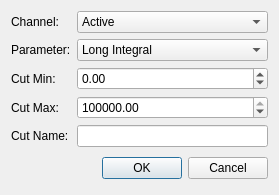
<?xml version="1.0" encoding="UTF-8"?>
<ui version="4.0">
 <class>DialogLinearCut</class>
 <widget class="QDialog" name="DialogLinearCut">
  <property name="geometry">
   <rect>
    <x>0</x>
    <y>0</y>
    <width>279</width>
    <height>191</height>
   </rect>
  </property>
  <property name="windowTitle">
   <string>Add Cut</string>
  </property>
  <layout class="QFormLayout" name="formLayout">
   <item row="0" column="0">
    <widget class="QLabel" name="labelChannel">
     <property name="text">
      <string>Channel:</string>
     </property>
    </widget>
   </item>
   <item row="0" column="1">
    <widget class="QComboBox" name="comboBoxChannel">
     <item>
      <property name="text">
       <string>Active</string>
      </property>
     </item>
     <item>
      <property name="text">
       <string>0</string>
      </property>
     </item>
     <item>
      <property name="text">
       <string>1</string>
      </property>
     </item>
     <item>
      <property name="text">
       <string>2</string>
      </property>
     </item>
     <item>
      <property name="text">
       <string>3</string>
      </property>
     </item>
     <item>
      <property name="text">
       <string>4</string>
      </property>
     </item>
     <item>
      <property name="text">
       <string>5</string>
      </property>
     </item>
     <item>
      <property name="text">
       <string>6</string>
      </property>
     </item>
     <item>
      <property name="text">
       <string>7</string>
      </property>
     </item>
     <item>
      <property name="text">
       <string>8</string>
      </property>
     </item>
     <item>
      <property name="text">
       <string>9</string>
      </property>
     </item>
     <item>
      <property name="text">
       <string>10</string>
      </property>
     </item>
     <item>
      <property name="text">
       <string>11</string>
      </property>
     </item>
     <item>
      <property name="text">
       <string>12</string>
      </property>
     </item>
     <item>
      <property name="text">
       <string>13</string>
      </property>
     </item>
     <item>
      <property name="text">
       <string>14</string>
      </property>
     </item>
     <item>
      <property name="text">
       <string>15</string>
      </property>
     </item>
     <item>
      <property name="text">
       <string>16</string>
      </property>
     </item>
     <item>
      <property name="text">
       <string>17</string>
      </property>
     </item>
     <item>
      <property name="text">
       <string>18</string>
      </property>
     </item>
     <item>
      <property name="text">
       <string>19</string>
      </property>
     </item>
     <item>
      <property name="text">
       <string>20</string>
      </property>
     </item>
     <item>
      <property name="text">
       <string>21</string>
      </property>
     </item>
     <item>
      <property name="text">
       <string>22</string>
      </property>
     </item>
     <item>
      <property name="text">
       <string>23</string>
      </property>
     </item>
     <item>
      <property name="text">
       <string>24</string>
      </property>
     </item>
     <item>
      <property name="text">
       <string>25</string>
      </property>
     </item>
     <item>
      <property name="text">
       <string>26</string>
      </property>
     </item>
     <item>
      <property name="text">
       <string>27</string>
      </property>
     </item>
     <item>
      <property name="text">
       <string>28</string>
      </property>
     </item>
     <item>
      <property name="text">
       <string>29</string>
      </property>
     </item>
     <item>
      <property name="text">
       <string>30</string>
      </property>
     </item>
     <item>
      <property name="text">
       <string>31</string>
      </property>
     </item>
    </widget>
   </item>
   <item row="1" column="0">
    <widget class="QLabel" name="labelParameter">
     <property name="text">
      <string>Parameter:</string>
     </property>
    </widget>
   </item>
   <item row="1" column="1">
    <widget class="QComboBox" name="comboBoxParameter">
     <item>
      <property name="text">
       <string>Long Integral</string>
      </property>
     </item>
     <item>
      <property name="text">
       <string>Short Integral</string>
      </property>
     </item>
     <item>
      <property name="text">
       <string>PSD Factor</string>
      </property>
     </item>
     <item>
      <property name="text">
       <string>Filtered PSD Factor</string>
      </property>
     </item>
     <item>
      <property name="text">
       <string>Baseline</string>
      </property>
     </item>
     <item>
      <property name="text">
       <string>Time of CFD Crossing</string>
      </property>
     </item>
     <item>
      <property name="text">
       <string>CFD Delta (Prev Channel)</string>
      </property>
     </item>
     <item>
      <property name="text">
       <string>Max Value</string>
      </property>
     </item>
     <item>
      <property name="text">
       <string>Min Value</string>
      </property>
     </item>
     <item>
      <property name="text">
       <string>Time of Max</string>
      </property>
     </item>
     <item>
      <property name="text">
       <string>Time of Min</string>
      </property>
     </item>
     <item>
      <property name="text">
       <string>Half-Rise Value</string>
      </property>
     </item>
     <item>
      <property name="text">
       <string>Time of Half-Rise</string>
      </property>
     </item>
     <item>
      <property name="text">
       <string>Temperature</string>
      </property>
     </item>
     <item>
      <property name="text">
       <string>Seconds from First Event</string>
      </property>
     </item>
     <item>
      <property name="text">
       <string>Time of Flight</string>
      </property>
     </item>
     <item>
      <property name="text">
       <string>Custom Variable 1</string>
      </property>
     </item>
     <item>
      <property name="text">
       <string>Custom Variable 2</string>
      </property>
     </item>
     <item>
      <property name="text">
       <string>Custom Variable 3</string>
      </property>
     </item>
     <item>
      <property name="text">
       <string>Custom Variable 4</string>
      </property>
     </item>
     <item>
      <property name="text">
       <string>Custom Variable 5</string>
      </property>
     </item>
    </widget>
   </item>
   <item row="2" column="0">
    <widget class="QLabel" name="labelMin">
     <property name="text">
      <string>Cut Min:</string>
     </property>
    </widget>
   </item>
   <item row="3" column="0">
    <widget class="QLabel" name="labelMax">
     <property name="text">
      <string>Cut Max:</string>
     </property>
    </widget>
   </item>
   <item row="6" column="0" colspan="2">
    <layout class="QHBoxLayout">
     <property name="spacing">
      <number>6</number>
     </property>
     <property name="leftMargin">
      <number>0</number>
     </property>
     <property name="topMargin">
      <number>0</number>
     </property>
     <property name="rightMargin">
      <number>0</number>
     </property>
     <property name="bottomMargin">
      <number>0</number>
     </property>
     <item>
      <spacer>
       <property name="orientation">
        <enum>Qt::Horizontal</enum>
       </property>
       <property name="sizeHint" stdset="0">
        <size>
         <width>131</width>
         <height>31</height>
        </size>
       </property>
      </spacer>
     </item>
     <item>
      <widget class="QPushButton" name="okButton">
       <property name="text">
        <string>OK</string>
       </property>
      </widget>
     </item>
     <item>
      <widget class="QPushButton" name="cancelButton">
       <property name="text">
        <string>Cancel</string>
       </property>
      </widget>
     </item>
    </layout>
   </item>
   <item row="4" column="0">
    <widget class="QLabel" name="labelName">
     <property name="text">
      <string>Cut Name:</string>
     </property>
    </widget>
   </item>
   <item row="4" column="1">
    <widget class="QLineEdit" name="lineEditName"/>
   </item>
   <item row="2" column="1">
    <widget class="QDoubleSpinBox" name="doubleSpinBoxMin">
     <property name="minimum">
      <double>-250000.000000000000000</double>
     </property>
     <property name="maximum">
      <double>250000.000000000000000</double>
     </property>
     <property name="singleStep">
      <double>100.000000000000000</double>
     </property>
    </widget>
   </item>
   <item row="3" column="1">
    <widget class="QDoubleSpinBox" name="doubleSpinBoxMax">
     <property name="minimum">
      <double>-250000.000000000000000</double>
     </property>
     <property name="maximum">
      <double>750000.000000000000000</double>
     </property>
     <property name="singleStep">
      <double>100.000000000000000</double>
     </property>
     <property name="value">
      <double>100000.000000000000000</double>
     </property>
    </widget>
   </item>
  </layout>
 </widget>
 <tabstops>
  <tabstop>comboBoxChannel</tabstop>
  <tabstop>comboBoxParameter</tabstop>
  <tabstop>doubleSpinBoxMin</tabstop>
  <tabstop>doubleSpinBoxMax</tabstop>
  <tabstop>lineEditName</tabstop>
  <tabstop>okButton</tabstop>
  <tabstop>cancelButton</tabstop>
 </tabstops>
 <resources/>
 <connections>
  <connection>
   <sender>okButton</sender>
   <signal>clicked()</signal>
   <receiver>DialogLinearCut</receiver>
   <slot>accept()</slot>
   <hints>
    <hint type="sourcelabel">
     <x>278</x>
     <y>253</y>
    </hint>
    <hint type="destinationlabel">
     <x>96</x>
     <y>254</y>
    </hint>
   </hints>
  </connection>
  <connection>
   <sender>cancelButton</sender>
   <signal>clicked()</signal>
   <receiver>DialogLinearCut</receiver>
   <slot>reject()</slot>
   <hints>
    <hint type="sourcelabel">
     <x>369</x>
     <y>253</y>
    </hint>
    <hint type="destinationlabel">
     <x>179</x>
     <y>282</y>
    </hint>
   </hints>
  </connection>
  <connection>
   <sender>comboBoxChannel</sender>
   <signal>currentIndexChanged(int)</signal>
   <receiver>DialogLinearCut</receiver>
   <slot>onChannelChanged()</slot>
   <hints>
    <hint type="sourcelabel">
     <x>169</x>
     <y>18</y>
    </hint>
    <hint type="destinationlabel">
     <x>139</x>
     <y>95</y>
    </hint>
   </hints>
  </connection>
  <connection>
   <sender>lineEditName</sender>
   <signal>textEdited(QString)</signal>
   <receiver>DialogLinearCut</receiver>
   <slot>onNameChanged()</slot>
   <hints>
    <hint type="sourcelabel">
     <x>169</x>
     <y>126</y>
    </hint>
    <hint type="destinationlabel">
     <x>139</x>
     <y>95</y>
    </hint>
   </hints>
  </connection>
  <connection>
   <sender>comboBoxParameter</sender>
   <signal>currentIndexChanged(int)</signal>
   <receiver>DialogLinearCut</receiver>
   <slot>onParameterChanged()</slot>
   <hints>
    <hint type="sourcelabel">
     <x>169</x>
     <y>44</y>
    </hint>
    <hint type="destinationlabel">
     <x>139</x>
     <y>95</y>
    </hint>
   </hints>
  </connection>
 </connections>
 <slots>
  <slot>onParameterChanged()</slot>
  <slot>onChannelChanged()</slot>
  <slot>onLinearCutChanged()</slot>
  <slot>onNameChanged()</slot>
 </slots>
</ui>
